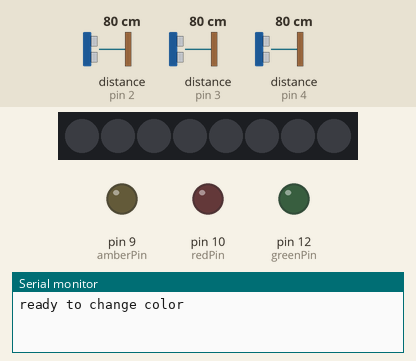
Recording of a sketch running on a simulated Arduino Uno, built with avr-gcc and run on an emulated ATmega328P. Shown: 8 RGB LEDs in strip order, left to right, output pins drawn as LEDs (lit = HIGH), the last lines printed to the serial monitor. Wiring (inferred from the names in the program): 3 × ultrasonic range finder: trigger pin 5, echo pin 2 / trigger pin 6, echo pin 3 / trigger pin 7, echo pin 4. The test bench sets the inputs (shaded band); at power-on: distance to the obstacle (sensors on pin 2, pin 3, pin 4) 80 cm. The echo pulse lasts 58.3 µs per cm; pins used as bus, display or sensor lines are not drawn.

Above: at 1.3 s.
1.4 s: distance to the obstacle (sensor on pin 2) set to 2 cm
At 2.4 s:
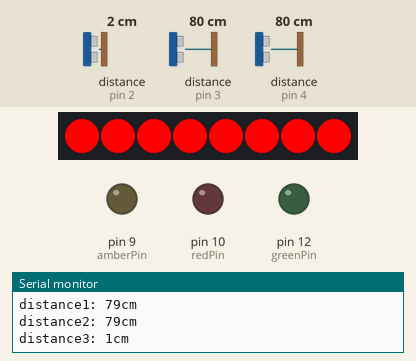
3.0 s: distance to the obstacle (sensor on pin 2) set to 120 cm
At 4.3 s:
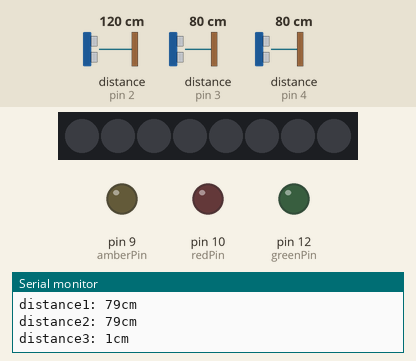
4.6 s: distance to the obstacle (sensor on pin 2) set to 4 cm
At 5.3 s:
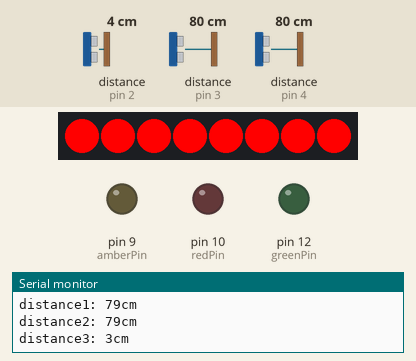
Timing chart, 0 to 7.6 s (numbered marks = the images above; inputs shaded):
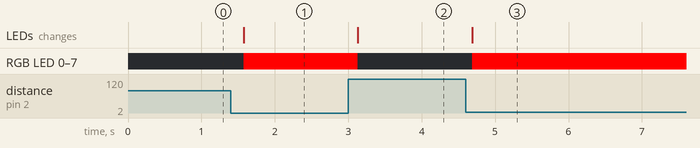

The sketch:

test.ino
```cpp
#include <Adafruit_NeoPixel.h>
#define PIN 11 // the pin your strip is connected to
#define COUNT 8 // how many led's are on that strip

Adafruit_NeoPixel strip = Adafruit_NeoPixel(COUNT, PIN, NEO_GRB + NEO_KHZ800); //defines the strips properties
int R;
int G;
int B;

#define trigPin1 7
#define echoPin1 4
#define trigPin2 6
#define echoPin2 3
#define trigPin3 5
#define echoPin3 2

#define greenPin 12
#define amberPin 9
#define redPin 10

void setColor(int Pixel, int R2, int G2, int B2) {
  uint32_t color = strip.Color(R2, G2, B2); // make a color
  strip.setPixelColor(Pixel, color); //set a single pixel color
  strip.show(); //update the colors
}

void setup() {
  // put your setup code here, to run once:
  Serial.begin(9600);
  pinMode(trigPin1, OUTPUT);
  pinMode(echoPin1, INPUT);
  pinMode(trigPin2, OUTPUT);
  pinMode(echoPin2, INPUT);
  pinMode(trigPin3, OUTPUT);
  pinMode(echoPin3, INPUT);
  pinMode(redPin, OUTPUT);
  pinMode(greenPin, OUTPUT);
  pinMode(amberPin, OUTPUT);

  strip.begin(); // start the strip
  strip.show(); // set the strip to black (because we havent told it to do anything yet)
  Serial.begin(9600);
  Serial.println("ready to change color");
}

void loop() {
  // put your main code here, to run repeatedly:
  long duration1, distance1, duration2, distance2, duration3, distance3;

  ////////////////////////////////////////////////////////////////////////////////////////////////////////////////////////////////////////
  //define sensor read ins
  //sensor1
  digitalWrite(trigPin1, LOW); //turn off trig pin
  delayMicroseconds(2); // Wait
  digitalWrite(trigPin1, HIGH); // Turn on Trig Pin
  delayMicroseconds(10); //Wait
  digitalWrite(trigPin1, LOW); //Turn off trig pin
  duration1 = pulseIn(echoPin1, HIGH); //Waits for echo pin to be high
  distance1 = (duration1 / 2) / 29.1; //Calculation to find distance travelled by wave using time

  //sensor2
  digitalWrite(trigPin2, LOW); //turn off trig pin
  delayMicroseconds(2); // Wait
  digitalWrite(trigPin2, HIGH); // Turn on Trig Pin
  delayMicroseconds(10); //Wait
  digitalWrite(trigPin2, LOW); //Turn off trig pin
  duration2 = pulseIn(echoPin2, HIGH); //Waits for echo pin to be high
  distance2 = (duration2 / 2) / 29.1; //Calculation to find distance travelled by wave using time

  //sensor3
  digitalWrite(trigPin3, LOW); //turn off trig pin
  delayMicroseconds(2); // Wait
  digitalWrite(trigPin3, HIGH); // Turn on Trig Pin
  delayMicroseconds(10); //Wait
  digitalWrite(trigPin3, LOW); //Turn off trig pin
  duration3 = pulseIn(echoPin3, HIGH); //Waits for echo pin to be high
  distance3 = (duration3 / 2) / 29.1; //Calculation to find distance travelled by wave using time

  //////////////////////////////////////////////////////////////////////////////////////////////////////////
  //LEDs for the sensors
  //LEDs on/off for sensor 1
  if (distance1 <= 60 || distance2 <= 60 || distance3 <= 60) { //distance less than or equal to 10cm
    for (int i = 0; i < 8; i++) setColor(i, 255, 0, 0);
    Serial.print("distance1: ");
    Serial.print(distance1);
    Serial.println("cm");
    Serial.print("distance2: ");
    Serial.print(distance2);
    Serial.println("cm");
    Serial.print("distance3: ");
    Serial.print(distance3);
    Serial.println("cm");
    Serial.println();

  }
  else {
    for (int i = 0; i < 8; i++) setColor(i, 0, 0, 0);
  }

  delay(500); //wait 500ms
}
```

Measured:
- after the input at 1.4 s, RGB LED 0–7: off → RGB(255, 0, 0) after 0.18 s; the LEDs: change after 0.18 s (image 1)
- after the input at 3.0 s, RGB LED 0–7: RGB(255, 0, 0) → off after 0.13 s; the LEDs: change after 0.13 s (image 2)
- after the input at 4.6 s, RGB LED 0–7: off → RGB(255, 0, 0) after 0.09 s; the LEDs: change after 0.09 s (image 3)
